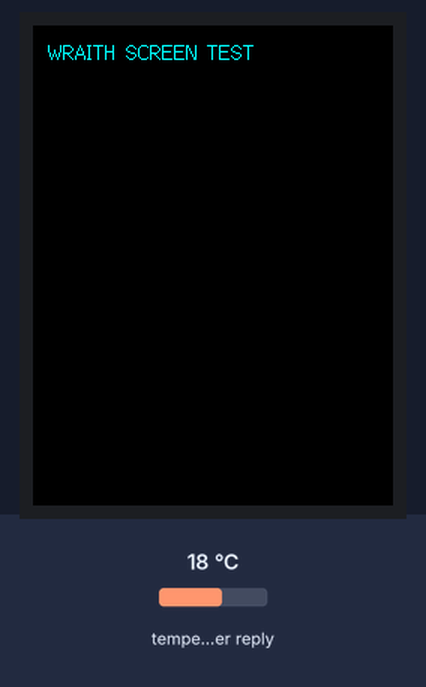
Bench run of a sketch on a simulated ESP8266 (NodeMCU). On the bench: 240×320 colour display. Inputs (shaded band) come from the test bench; at power-on: temperature in the weather reply 18 °C. WiFi joins after 1.5 s; servers stay silent unless stated; random numbers use the default seed unless the sketch sets one; web services answer with replies made up by the test bench.

Above: at 1.4 s.
At 2.9 s:
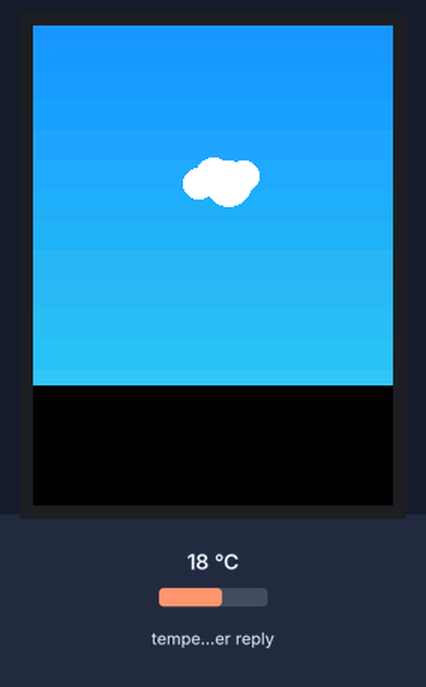
At 5.7 s:
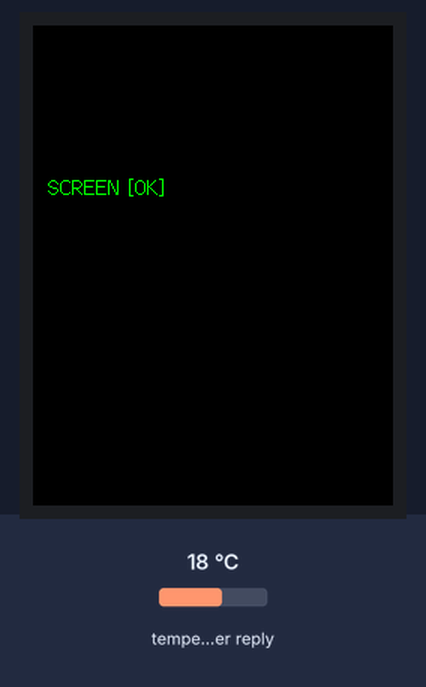
At 6.6 s:
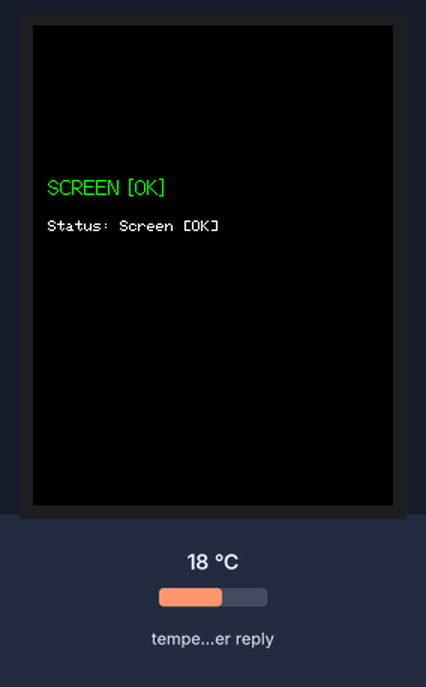
At 9.0 s:
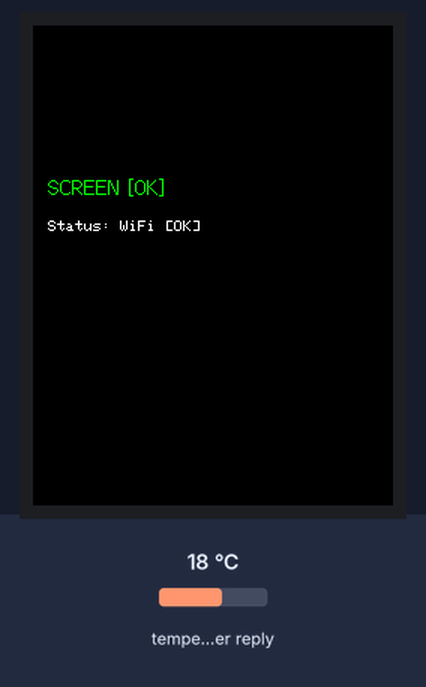
At 11.6 s:
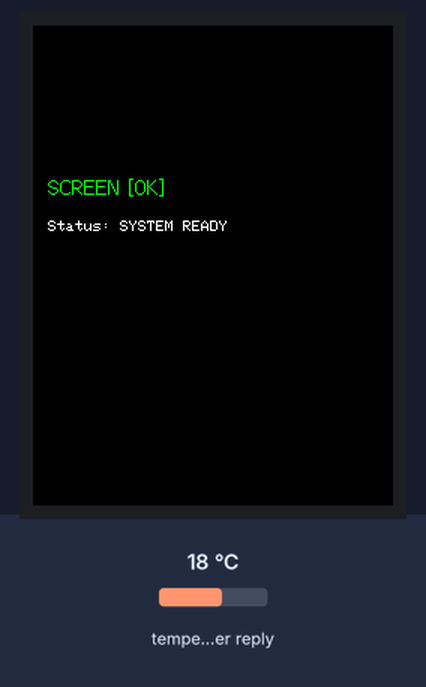

The sketch:

damla.ino
```cpp
#include <TFT_eSPI.h>
#include <SPI.h>
#include <ESP8266WiFi.h>
#include <ESP8266HTTPClient.h>
#include <ESP8266httpUpdate.h>
#include <WiFiClientSecure.h>
#include <ArduinoJson.h>

TFT_eSPI tft = TFT_eSPI();

// WiFi Bilgileri
const char* ssid = "TP-LINK_1AB4";
const char* password = "73182207";

// OTA URL'leri
const char* versionURL = "https://raw.githubusercontent.com/seyituguz/damla/main/main/version.txt";
const char* otaURL     = "https://raw.githubusercontent.com/seyituguz/damla/main/main/firmware.bin";
String currentVersion = "1.0.0";

// Hava durumu API
String weatherURL = "http://api.open-meteo.com/v1/forecast?latitude=37.87&longitude=32.48&current_weather=true";
float temperature = 0;
String durum = "";
unsigned long lastWeatherUpdate = 0;
const unsigned long WEATHER_INTERVAL = 300000; // 5 dakika

// Yapılar
struct Cloud { int x, y, speed; };
Cloud clouds[] = {
  {0,  80, 1},
  {100,110, 2},
  {180,130, 1}
};

// -----------------------------
// ŞİMŞEK (Yeni basit görsel)
// -----------------------------
void drawLightning() {
  tft.fillTriangle(110, 60, 130, 100, 115, 100, TFT_YELLOW);
  tft.fillTriangle(120, 100, 140, 140, 125, 140, TFT_YELLOW);
}

// -----------------------------
// KAR (Buluttan Düşen Kar)
// -----------------------------
struct Snow { int x, y, speed; };
Snow snowFall[15];

void initSnow() {
  for (int i = 0; i < 15; i++) {
    snowFall[i].x = random(90, 150);
    snowFall[i].y = random(70, 150);
    snowFall[i].speed = random(1, 3);
  }
}

void drawSnow() {
  for (int i = 0; i < 15; i++) {
    tft.fillCircle(snowFall[i].x, snowFall[i].y, 3, TFT_WHITE);
    snowFall[i].y += snowFall[i].speed;
    if (snowFall[i].y > 220) {
      snowFall[i].y = random(80, 120);
      snowFall[i].x = random(100, 140);
    }
  }
}

// -----------------------------
// YAĞMUR (Buluttan Düşen Damla)
// -----------------------------
struct Drop { int x, y, speed; };
Drop rainDrops[20];

void initRain() {
  for (int i = 0; i < 20; i++) {
    rainDrops[i].x = random(90, 150);
    rainDrops[i].y = random(70, 150);
    rainDrops[i].speed = random(3, 7);
  }
}

void drawRain() {
  for (int i = 0; i < 20; i++) {
    tft.drawLine(rainDrops[i].x, rainDrops[i].y, rainDrops[i].x, rainDrops[i].y + 6, TFT_CYAN);
    rainDrops[i].y += rainDrops[i].speed;
    if (rainDrops[i].y > 220) {
      rainDrops[i].y = random(80, 120);
      rainDrops[i].x = random(100, 140);
    }
  }
}

// -----------------------------
// BULUT
// -----------------------------
void drawCloud(int x, int y, uint16_t color) {
  tft.fillCircle(x,     y,     12, color);
  tft.fillCircle(x+10,  y+5,   15, color);
  tft.fillCircle(x-10,  y+5,   10, color);
  tft.fillCircle(x+20,  y,     10, color);
}

// -----------------------------
// GÖKYÜZÜ
// -----------------------------
void drawSkyGradient() {
  for (int y = 0; y < 240; y++) {
    uint16_t color = tft.color565(25 + (y/10), 150 + (y/5), 255 - (y/15));
    tft.drawFastHLine(0, y, 240, color);
  }
}

// -----------------------------
// EKRAN TEMİZLEME
// -----------------------------
void screenClear() {
  tft.fillScreen(TFT_BLACK);
  tft.setTextDatum(TL_DATUM);
}

// -----------------------------
// TEST MODU (Tam animasyon seti)
// -----------------------------
void screenTest() {
  screenClear();
  tft.setTextColor(TFT_CYAN);
  tft.drawString("WRAITH SCREEN TEST", 10, 10, 2);
  delay(700);

  drawSkyGradient();
  tft.fillCircle(120,100,25,TFT_YELLOW);
  delay(700);

  drawSkyGradient();
  drawCloud(120,100,TFT_WHITE);
  delay(700);

  drawSkyGradient();
  initRain(); for(int i=0;i<12;i++){ drawRain(); delay(40);}

  drawSkyGradient();
  drawSnow();
  delay(700);

  drawSkyGradient();
  drawLightning();
  delay(700);

  screenClear();
  tft.setTextColor(TFT_GREEN);
  tft.drawString("SCREEN [OK]", 10, 100, 2);
  delay(900);
}

// -----------------------------
// BIOS EKRANI
// -----------------------------
void biosBoot(String status, bool wifiOK) {
  static bool headerDrawn = false;

  if (!headerDrawn) {
    screenClear();
    tft.setTextDatum(TL_DATUM);
    tft.setTextColor(TFT_WHITE);
    tft.setTextFont(1);

    int y = 10;
    tft.drawString("WRAITH Technologies UEFI BIOS v2.41", 10, y); y += 12;
    tft.drawString("© 2025 WRAITH Corp.", 10, y); y += 18;
    tft.drawString("CPU: ESP8266EX @ 80MHz", 10, y); y += 12;
    tft.drawString("Memory Test: 8192KB OK", 10, y); y += 15;
    tft.drawString("Display Controller: OK", 10, y); y += 12;
    tft.drawString("Firmware: " + currentVersion, 10, y); y += 12;
    tft.drawString("WiFi: " + String(wifiOK ? "Connected [OK]" : "Failed"), 10, y); y += 20;

    headerDrawn = true;
  }

  // Yalnızca durum satırını güncelle
  tft.fillRect(10, 130, 220, 12, TFT_BLACK);
  tft.setTextColor(TFT_WHITE);
  tft.drawString("Status: " + status, 10, 130);
}
// -----------------------------
// HAVA DURUMU ÇEKME
// -----------------------------
bool fetchWeather() {
  WiFiClient client;
  HTTPClient http;
  if (!http.begin(client, weatherURL)) return false;
  int code = http.GET();
  if (code != 200) return false;

  DynamicJsonDocument doc(2048);
  if (deserializeJson(doc, http.getString())) return false;

  temperature = doc["current_weather"]["temperature"];
  int w = doc["current_weather"]["weathercode"];

  if (w == 0) durum = "Gunesli";
  else if (w <= 2) durum = "Parcali Bulutlu";
  else if (w == 3) durum = "Bulutlu";
  else if (w >= 61 && w <= 65) durum = "Yagmurlu";
  else if (w >= 71 && w <= 75) durum = "Karli";
  else if (w >= 95) durum = "Firtinali";
  else durum = "Degisken";

  return true;
}

// -----------------------------
// OTA
// -----------------------------
void checkForUpdate() {
  WiFiClientSecure client;
  client.setInsecure();
  HTTPClient http;

  if (!http.begin(client, versionURL)) return;
  int httpCode = http.GET();
  if (httpCode != 200) return;

  String newVersion = http.getString();
  newVersion.trim();
  http.end();

  if (newVersion == currentVersion) return;

  screenClear();
  tft.setTextDatum(MC_DATUM);
  tft.setTextColor(TFT_YELLOW);
  tft.drawString("Yeni surum bulundu!", 120, 100, 2);

  ESPhttpUpdate.onProgress([](int cur, int total) {
    int pct = (cur * 100) / total;
    tft.fillRect(40, 130, 160, 20, TFT_BLACK);
    tft.setTextColor(TFT_CYAN);
    tft.drawString("Guncelleme %" + String(pct), 120, 140, 2);
  });

  ESPhttpUpdate.rebootOnUpdate(false);
  t_httpUpdate_return ret = ESPhttpUpdate.update(client, otaURL, currentVersion);

  if (ret == HTTP_UPDATE_OK) ESP.restart();
}

// -----------------------------
// SETUP
// -----------------------------
void setup() {
  Serial.begin(115200);
  tft.init();
  tft.setRotation(0);

  // 1) BIOS BAŞLANGIÇ
  biosBoot("Initializing...", false);
  delay(600);

  // 2) EKRAN TEST MODU
  biosBoot("Screen Test", false);
  delay(400);
  screenTest();

  // Test bitti → BIOS'a dön
  biosBoot("Screen [OK]", false);
  delay(900);

  // 3) WiFi BAĞLANTISI
  biosBoot("WiFi Connecting...", false);
  WiFi.begin(ssid, password);
  unsigned long start = millis();
  while (WiFi.status() != WL_CONNECTED && millis() - start < 10000) {
    delay(500);
  }
  bool wifiOK = WiFi.status() == WL_CONNECTED;

  biosBoot(wifiOK ? "WiFi [OK]" : "WiFi [FAILED]", wifiOK);
  delay(1000);

  // 4) OTA KONTROLÜ
  biosBoot("Checking Update...", wifiOK);
  delay(500);
  if (wifiOK) checkForUpdate();

  biosBoot("Firmware Up-To-Date", wifiOK);
  delay(800);

  biosBoot("SYSTEM READY", wifiOK);
  delay(1200);

  // 5) HAVA DURUMU AL
  fetchWeather();

  drawSkyGradient();
  tft.setTextDatum(MC_DATUM);
  tft.setTextColor(TFT_WHITE);
  tft.drawString(durum, 120, 40, 4);
  tft.setTextColor(TFT_YELLOW);
  tft.drawString(String(temperature, 1) + "°C", 120, 190, 6);

  initRain();
}

// -----------------------------
// LOOP
// -----------------------------
void loop() {
  // 5 dakikada bir hava durumu güncelle
  if (millis() - lastWeatherUpdate > WEATHER_INTERVAL) {
    lastWeatherUpdate = millis();
    if (fetchWeather()) {
      drawSkyGradient();
      tft.setTextDatum(MC_DATUM);
      tft.setTextColor(TFT_WHITE);
      tft.drawString(durum, 120, 40, 4);
      tft.setTextColor(TFT_YELLOW);
      tft.drawString(String(temperature, 1) + "°C", 120, 190, 6);
    }
  }

  // Animasyonlar
  if (durum.indexOf("Bulut") >= 0) {
    for (auto &c : clouds) {
      tft.fillRect(c.x - 25, c.y - 15, 70, 40, tft.color565(100, 180, 255));
      c.x += c.speed;
      if (c.x > 260) c.x = -30;
      drawCloud(c.x, c.y, TFT_WHITE);
    }
  }

  if (durum == "Yagmurlu") {
    drawRain();
  }

  if (durum == "Karli") {
    drawSnow();
  }

  if (durum == "Firtinali") {
    drawLightning();
  }

  delay(40);
}
```

Measured:
- what the display in image 0 shows lasts 0.8 s, from 1.3 s to 2.1 s
- what the display in image 2 shows lasts 0.9 s, from 5.7 s to 6.6 s
- what the display in image 4 shows lasts 1.0 s, from 9.0 s to 10.0 s
- what the display in image 5 shows lasts 1.5 s, from 11.5 s to 13.0 s
